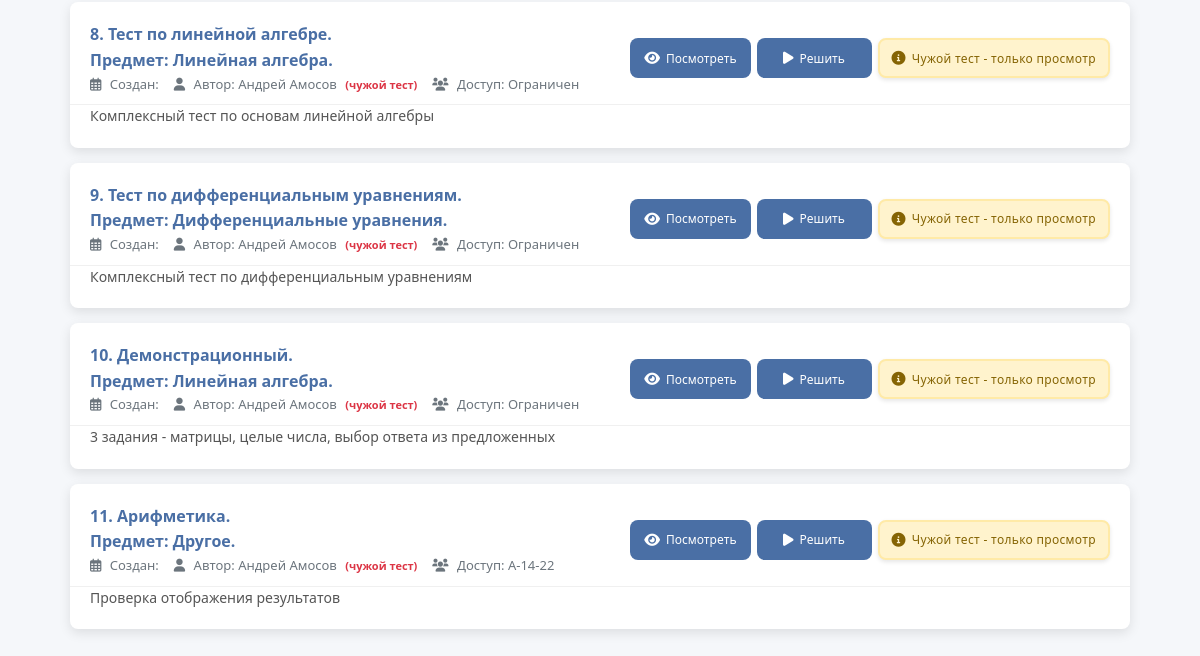
Before: /TestsCreate/listTests/ (signed in, lower part) with the older database file.
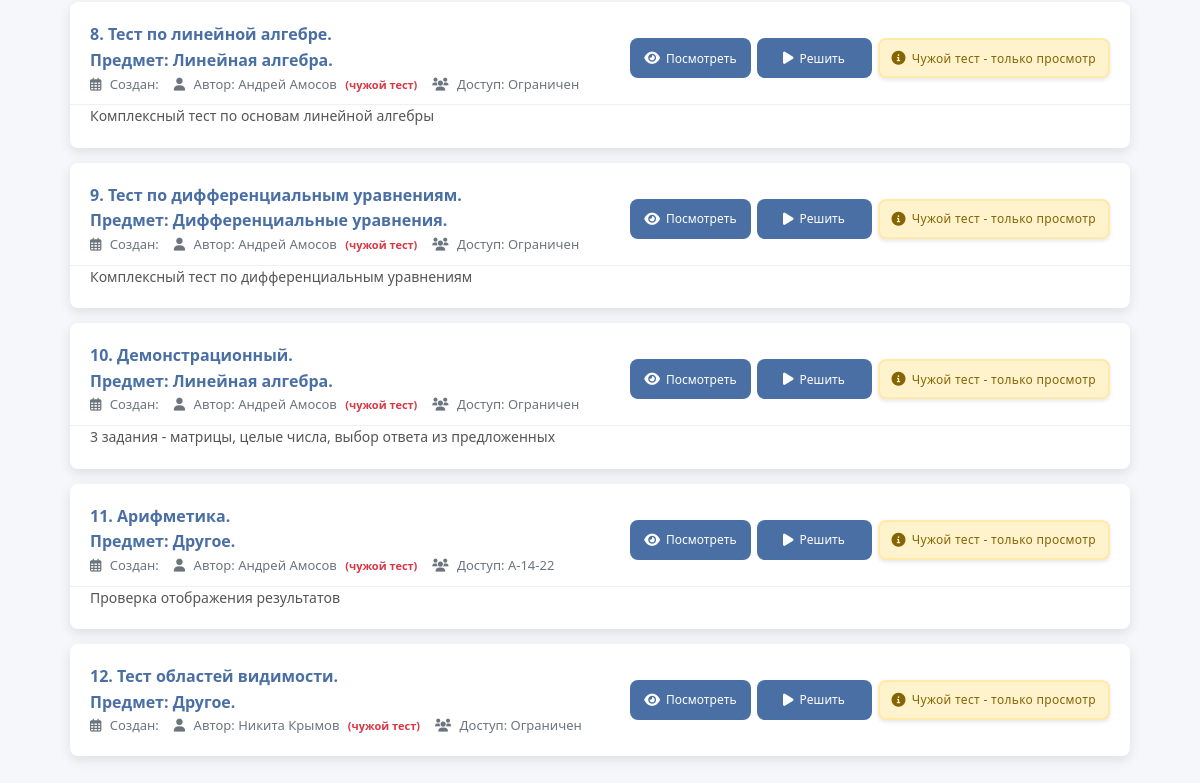
After: the same page with the newer database file.
### create_tests/models.py (models this page shows, shortened)
class AboutTest(models.Model):
    RESULT_DISPLAY_CHOICES = [
        ('only_score', 'Только баллы'),
        ('show_correct', 'Показывать правильные ответы'),
    ]
    objects = None
    name_tests = models.CharField(max_length=255, blank=False)  # Название теста
    creator = models.ForeignKey(TeacherData, on_delete=models.PROTECT, null=True, blank=True,
                                related_name='created_tests')  # Создатель теста
    time_to_solution = models.DurationField(default=timedelta(hours=1, minutes=30))
    name_slug_tests = models.SlugField(max_length=255, unique=True, db_index=True, verbose_name="URL")  # Слаг имени
    num_of_attempts = models.IntegerField(blank=True, default=1)  # Количество попыток для решения
    type_of_result = models.IntegerField(blank=True, default=1)  # Тип возвращаемого результата
    description = models.CharField(max_length=150, default="", blank=True)
    is_published = models.IntegerField(default=0)
    is_done = models.IntegerField(default=1)
    is_draft = models.BooleanField(default=False)
    result_display_mode = models.CharField(max_length=20, choices=RESULT_DISPLAY_CHOICES, default='only_score')  # Режим отображения результатов
    subj = models.ForeignKey(Subjects,
                             on_delete=models.PROTECT,
                             default=1)
    expressions = models.ManyToManyField(AboutExpressions)
    task_groups = models.ManyToManyField(TaskGroup, blank=True)  # Новые группы заданий

class Subjects(models.Model):
    name = models.CharField(max_length=100, unique=True, default="Другое")
    def __str__(self):
        return self.name

class PublishedGroup(models.Model):
    group_name = ForeignKey(StudentGroup, on_delete=models.PROTECT)
    test_name = ForeignKey(AboutTest, on_delete=models.PROTECT)
    teacher_name = ForeignKey(TeacherData, on_delete=models.PROTECT)

### users/models.py (models this page shows, shortened)
class TeacherData(models.Model):
    first_name = models.CharField(max_length=50, blank=False)
    last_name = models.CharField(max_length=50, blank=False)
    middle_name = models.CharField(max_length=50)
    photo = models.ImageField(upload_to='user_photos/', blank=True, null=True)
    institute = models.ForeignKey(StudentInstitute, default=6, on_delete=models.PROTECT)
    data_map = models.OneToOneField(CustomUser, on_delete=models.CASCADE)

class StudentGroup(models.Model):
    EDUCATION_LEVEL_CHOICES = [
        ('bachelor', 'Бакалавриат'),
        ('master', 'Магистратура'),
    ]
    COURSE_CHOICES = [
        (1, '1 курс'),
        (2, '2 курс'),
        (3, '3 курс'),
        (4, '4 курс'),
    ]
    name = models.CharField(max_length=20, unique=True)
    name_inst = models.ForeignKey(StudentInstitute, on_delete=models.PROTECT)
    education_level = models.CharField(max_length=8, choices=EDUCATION_LEVEL_CHOICES, default='bachelor')
    course = models.IntegerField(choices=COURSE_CHOICES, default=1)

### create_tests/views.py (the view)
# urls.py: path('listTests/', views.test_list, name='test_list'),
@login_required
@role_required(['teacher', 'admin'])
def test_list(request):
    all_groups = StudentGroup.objects.all().select_related('institute')
    institutes = StudentInstitute.objects.all().prefetch_related('studentgroup_set')
    current_teacher = get_object_or_404(TeacherData, data_map=request.user)
    filter_type = request.GET.get('filter', 'my')
    if filter_type == 'my':
        tests = AboutTest.objects.filter(creator=current_teacher).select_related('creator')
        if not tests.exists():
            tests = AboutTest.objects.all().select_related('creator')
            filter_type = 'all'  # Меняем тип фильтра для корректного отображения в UI
    else:
        tests = AboutTest.objects.all().select_related('creator')
    published = PublishedGroup.objects.select_related('group_name', 'test_name')
    published_groups = [pg.group_name for pg in published]
    return render(request, 'create_tests/all_test_for_teach.html', {
        'tests': tests,
        'all_groups': all_groups,
        'institutes': institutes,
        'groups': published_groups,
        'published': published,
        'current_teacher': current_teacher,
        'filter_type': filter_type,
    })

### users/context_processors.py (called while the page is built)
def user_role(request):
    if request.user.is_authenticated:
        return {'user_role': request.user.role}
    return {}

### users/models.py (called while the page is built)
    def get_full_name(self):
        if self.role == 'student' and hasattr(self, 'studentdata'):
            return f"{self.studentdata.last_name} {self.studentdata.first_name}"
        elif self.role == 'teacher' and hasattr(self, 'teacherdata'):
            return f"{self.teacherdata.last_name} {self.teacherdata.first_name}"
        return self.email

    def get_photo_url(self):
        if self.role == 'student' and hasattr(self, 'studentdata') and self.studentdata.photo:
            return self.studentdata.photo.url
        elif self.role == 'teacher' and hasattr(self, 'teacherdata') and self.teacherdata.photo:
            return self.teacherdata.photo.url
        return None

### create_tests/templates/create_tests/all_test_for_teach.html (shortened to what this page needs)
{% extends 'create_tests/header.html' %}
{% load static %}
{% load my_filters %}
{% block extra_css %}
    <link rel="stylesheet" href="{% static 'css/all_test_for_teach.css' %}">
    <link rel="stylesheet" href="{% static 'libs/fontawesome/css/all.min.css' %}">
{% endblock %}
{% block content %}
<div class="container">
    <div class="tests-container">
        {% if tests %}
            <ul class="tests-list">
                {% if filter_type == "all" %}
                    {% for test in tests %}
                        {% if test.creator != current_teacher %}
                        <li class="test-card" data-slug="{{ test.name_slug_tests }}" data-published="{% if test.is_published %}true{% else %}false{% endif %}">
                            <div class="test-main">
                                <div class="test-info">
                                    <div class="base_info">
                                        <span class="test-subj">{{ forloop.counter }}. {{ test.name_tests }}.</span>
                                        <span class="test-number">Предмет: {{ test.subj }}.</span>
                                    </div>
                                    <div class="test-meta">
                                        <span><i class="far fa-calendar-alt"></i> Создан: {{ test.created_at|date:"d.m.Y" }}</span>
                                        <span><i class="fas fa-user"></i>
                                            Автор: {{ test.creator.first_name }} {{ test.creator.last_name }}
                                            <span class="external-author">(чужой тест)</span>
                                        </span>
                                        <span><i class="fas fa-users"></i>
                                            Доступ:
                                            {% with found=0 %}
                                                {% for pub in published %}
                                                    {% if pub.test_name.id == test.id %}
                                                        {{ pub.group_name.name }}
                                                    {% endif %}
                                                {% endfor %}
                                                {% if not test.is_published %}Ограничен{% endif %}
                                            {% endwith %}
                                        </span>
                                    </div>
                                </div>
                                <div class="test-actions">
                                    <a href="{% url 'create_tests:some_test' test.name_slug_tests %}" class="btn btn-watch">
                                        <i class="fa-solid fa-eye"></i> Посмотреть
                                    </a>
                                    <a href="{% url 'create_tests:solve_test' test.name_slug_tests %}" class="btn btn-info">
                                        <i class="fas fa-play"></i> Решить
                                    </a>
                                    <div class="external-test-notice">
                                        <i class="fas fa-info-circle"></i>
                                        <span>Чужой тест - только просмотр</span>
                                    </div>
                                </div>
                            </div>
                            {% if test.description %}
                            <div class="test-description">
                                <p>{{ test.description }}</p>
                            </div>
                            {% endif %}
                        </li>
                        {% endif %}
                    {% endfor %}
                {% endif %}
            </ul>
        {% endif %}
    </div>
</div>
{% endblock %}

Changed rows visible on the page:
added AboutTest: name_tests "Тест областей видимости", subj "Другое", creator.first_name "Никита", creator.last_name "Крымов", is_published "Ограничен"
